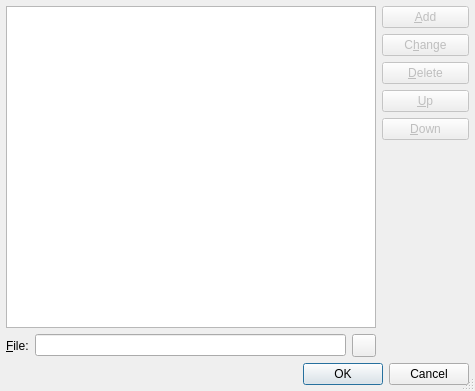
<?xml version="1.0" encoding="UTF-8"?>
<ui version="4.0">
 <class>BookmarkedFilesDialog</class>
 <widget class="QDialog" name="BookmarkedFilesDialog">
  <property name="geometry">
   <rect>
    <x>0</x>
    <y>0</y>
    <width>475</width>
    <height>391</height>
   </rect>
  </property>
  <property name="windowTitle">
   <string>Configure Bookmarked Files Menu</string>
  </property>
  <property name="sizeGripEnabled">
   <bool>true</bool>
  </property>
  <layout class="QVBoxLayout">
   <item>
    <layout class="QGridLayout">
     <item row="0" column="0" rowspan="6" colspan="3">
      <widget class="QListWidget" name="filesList">
       <property name="alternatingRowColors">
        <bool>true</bool>
       </property>
      </widget>
     </item>
     <item row="2" column="3">
      <widget class="QPushButton" name="deleteButton">
       <property name="enabled">
        <bool>false</bool>
       </property>
       <property name="toolTip">
        <string>Delete the selected entry</string>
       </property>
       <property name="whatsThis">
        <string>&lt;b&gt;Delete&lt;/b&gt;
&lt;p&gt;Delete the selected entry.&lt;/p&gt;</string>
       </property>
       <property name="text">
        <string>&amp;Delete</string>
       </property>
       <property name="shortcut">
        <string>Alt+D</string>
       </property>
      </widget>
     </item>
     <item row="5" column="3">
      <spacer>
       <property name="orientation">
        <enum>Qt::Vertical</enum>
       </property>
       <property name="sizeType">
        <enum>QSizePolicy::Expanding</enum>
       </property>
       <property name="sizeHint" stdset="0">
        <size>
         <width>87</width>
         <height>130</height>
        </size>
       </property>
      </spacer>
     </item>
     <item row="3" column="3">
      <widget class="QPushButton" name="upButton">
       <property name="enabled">
        <bool>false</bool>
       </property>
       <property name="toolTip">
        <string>Move up</string>
       </property>
       <property name="whatsThis">
        <string>&lt;b&gt;Move Up&lt;/b&gt;
&lt;p&gt;Move the selected entry up.&lt;/p&gt;</string>
       </property>
       <property name="text">
        <string>&amp;Up</string>
       </property>
       <property name="shortcut">
        <string>Alt+U</string>
       </property>
      </widget>
     </item>
     <item row="4" column="3">
      <widget class="QPushButton" name="downButton">
       <property name="enabled">
        <bool>false</bool>
       </property>
       <property name="toolTip">
        <string>Move down</string>
       </property>
       <property name="whatsThis">
        <string>&lt;b&gt;Move Down&lt;/b&gt;
&lt;p&gt;Move the selected entry down.&lt;/p&gt;</string>
       </property>
       <property name="text">
        <string>&amp;Down</string>
       </property>
       <property name="shortcut">
        <string>Alt+D</string>
       </property>
      </widget>
     </item>
     <item row="0" column="3">
      <widget class="QPushButton" name="addButton">
       <property name="enabled">
        <bool>false</bool>
       </property>
       <property name="toolTip">
        <string>Add a new bookmarked file</string>
       </property>
       <property name="whatsThis">
        <string>&lt;b&gt;Add&lt;/b&gt;
&lt;p&gt;Add a new bookmarked file with the value entered below.&lt;/p&gt;</string>
       </property>
       <property name="text">
        <string>&amp;Add</string>
       </property>
       <property name="shortcut">
        <string>Alt+A</string>
       </property>
      </widget>
     </item>
     <item row="6" column="0">
      <widget class="QLabel" name="TextLabel1">
       <property name="text">
        <string>&amp;File:</string>
       </property>
       <property name="buddy">
        <cstring>fileEdit</cstring>
       </property>
      </widget>
     </item>
     <item row="1" column="3">
      <widget class="QPushButton" name="changeButton">
       <property name="enabled">
        <bool>false</bool>
       </property>
       <property name="toolTip">
        <string>Change the value of the selected entry</string>
       </property>
       <property name="whatsThis">
        <string>&lt;b&gt;Change&lt;/b&gt;
&lt;p&gt;Change the value of the selected entry.&lt;/p&gt;</string>
       </property>
       <property name="text">
        <string>C&amp;hange</string>
       </property>
       <property name="shortcut">
        <string>Alt+H</string>
       </property>
      </widget>
     </item>
     <item row="6" column="1">
      <widget class="QLineEdit" name="fileEdit">
       <property name="toolTip">
        <string>Enter the filename of the file</string>
       </property>
       <property name="whatsThis">
        <string>&lt;b&gt;File&lt;/b&gt;
&lt;p&gt;Enter the filename of the bookmarked file.&lt;/p&gt;</string>
       </property>
      </widget>
     </item>
     <item row="6" column="2">
      <widget class="QToolButton" name="fileButton">
       <property name="toolTip">
        <string>Select the file via a file selection dialog</string>
       </property>
       <property name="whatsThis">
        <string>&lt;b&gt;File&lt;/b&gt;
&lt;p&gt;Select the file to be bookmarked via a file selection dialog.&lt;/p&gt;</string>
       </property>
      </widget>
     </item>
    </layout>
   </item>
   <item>
    <widget class="QDialogButtonBox" name="buttonBox">
     <property name="orientation">
      <enum>Qt::Horizontal</enum>
     </property>
     <property name="standardButtons">
      <set>QDialogButtonBox::Cancel|QDialogButtonBox::Ok</set>
     </property>
    </widget>
   </item>
  </layout>
 </widget>
 <layoutdefault spacing="6" margin="6"/>
 <pixmapfunction>qPixmapFromMimeSource</pixmapfunction>
 <tabstops>
  <tabstop>filesList</tabstop>
  <tabstop>addButton</tabstop>
  <tabstop>changeButton</tabstop>
  <tabstop>deleteButton</tabstop>
  <tabstop>upButton</tabstop>
  <tabstop>downButton</tabstop>
  <tabstop>fileEdit</tabstop>
  <tabstop>fileButton</tabstop>
 </tabstops>
 <resources/>
 <connections>
  <connection>
   <sender>buttonBox</sender>
   <signal>accepted()</signal>
   <receiver>BookmarkedFilesDialog</receiver>
   <slot>accept()</slot>
   <hints>
    <hint type="sourcelabel">
     <x>25</x>
     <y>373</y>
    </hint>
    <hint type="destinationlabel">
     <x>25</x>
     <y>388</y>
    </hint>
   </hints>
  </connection>
  <connection>
   <sender>buttonBox</sender>
   <signal>rejected()</signal>
   <receiver>BookmarkedFilesDialog</receiver>
   <slot>reject()</slot>
   <hints>
    <hint type="sourcelabel">
     <x>105</x>
     <y>370</y>
    </hint>
    <hint type="destinationlabel">
     <x>105</x>
     <y>389</y>
    </hint>
   </hints>
  </connection>
 </connections>
</ui>
